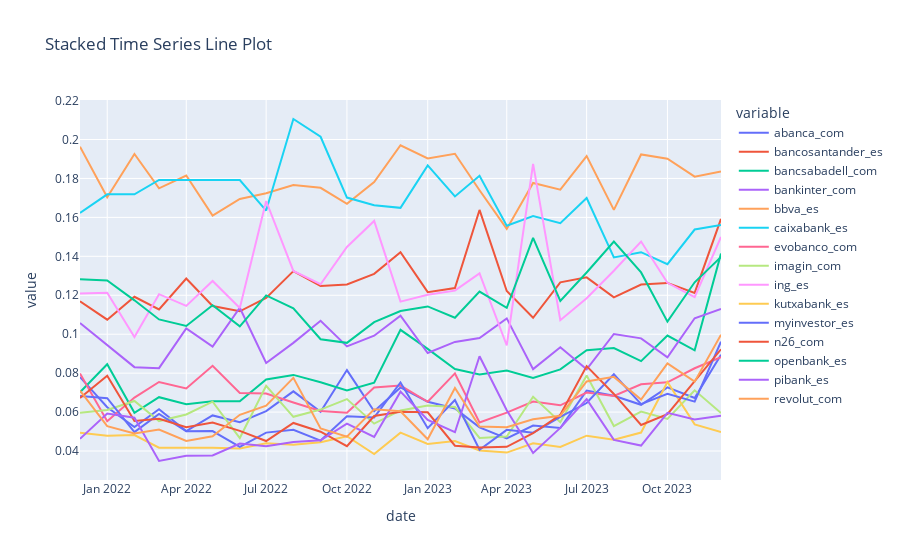

Here is the notebook cell this chart was saved with:
### Code cell
# create stacked time series line plot in plotly express 

import plotly.express as px

fig = px.line(data, x='date', y=num_cols, title='Stacked Time Series Line Plot')
fig.show()
